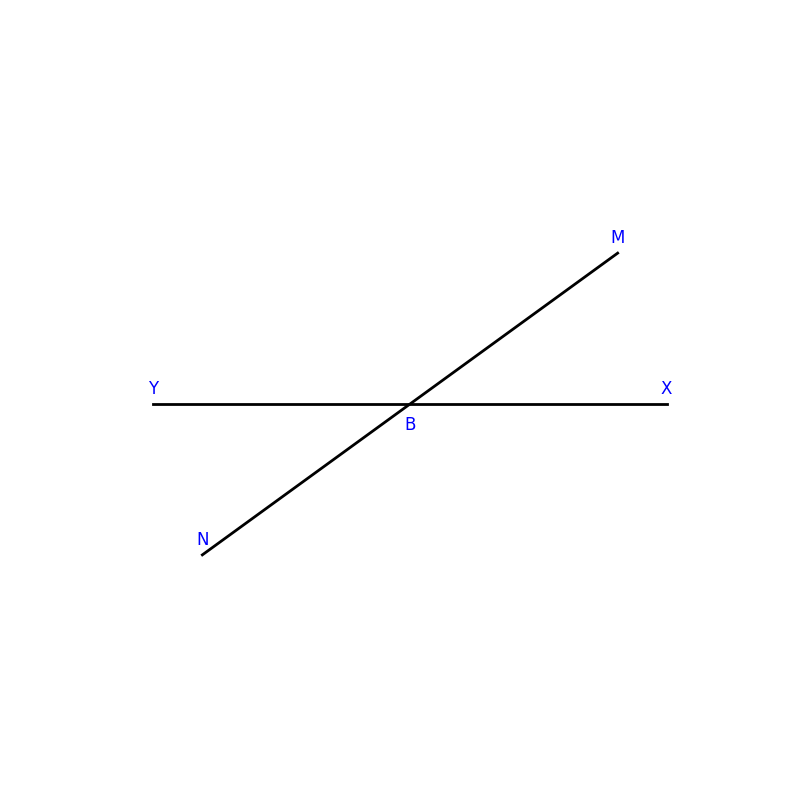

Python code for this plot:
import matplotlib.pyplot as plt
import numpy as np

fig, ax = plt.subplots(figsize=(8, 8))

# Define origin and calculate points for lines
B = np.array([0, 0])
Y = np.array([-5, 0])
X = np.array([5, 0])
M = np.array([np.cos(np.radians(36)), np.sin(np.radians(36))]) * 5
N = - M

# Plot lines
ax.plot([X[0], Y[0]], [X[1], Y[1]], 'black', linewidth=2)
ax.plot([N[0], M[0]], [N[1], M[1]], 'black', linewidth=2)

ax.text(Y[0], Y[1] + 0.2, 'Y', fontsize=12, ha='center', color = 'b')
ax.text(X[0], X[1] + 0.2, 'X', fontsize=12, ha='center', color = 'b')
ax.text(M[0], M[1] + 0.2, 'M', fontsize=12, ha='center', color = 'b')
ax.text(N[0], N[1] + 0.2, 'N', fontsize=12, ha='center', color = 'b')
ax.text(B[0], B[1] - 0.5, 'B', fontsize=12, ha='center', color = 'b')

# Setting the plot
ax.set_xlim(-6, 6)
ax.set_ylim(-6, 6)
ax.set_xticks([])
ax.set_yticks([])
ax.set_xlabel('')
ax.set_ylabel('')

plt.box(False)
plt.show()
